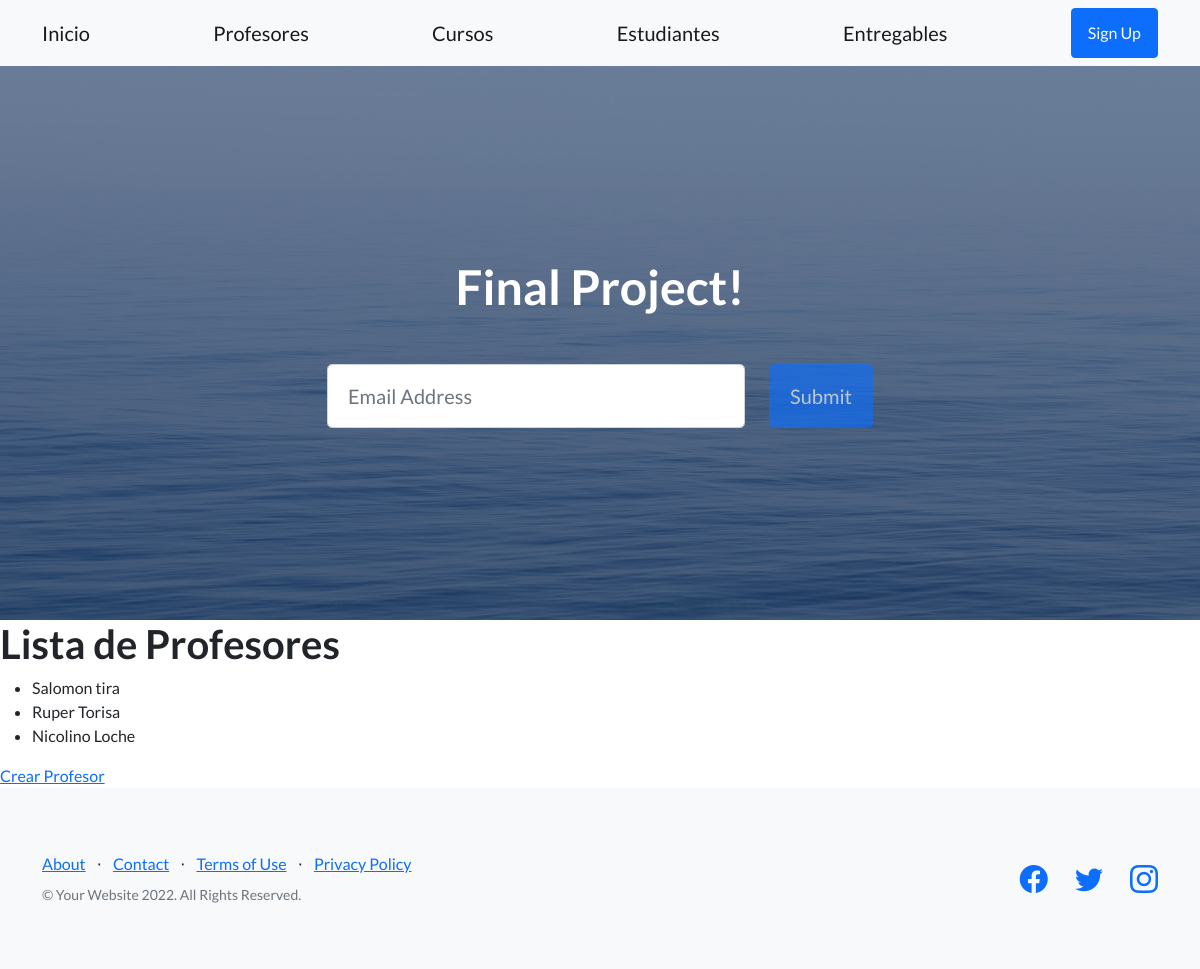
Page /app-coder/listaProfesores/ on the earlier database version.
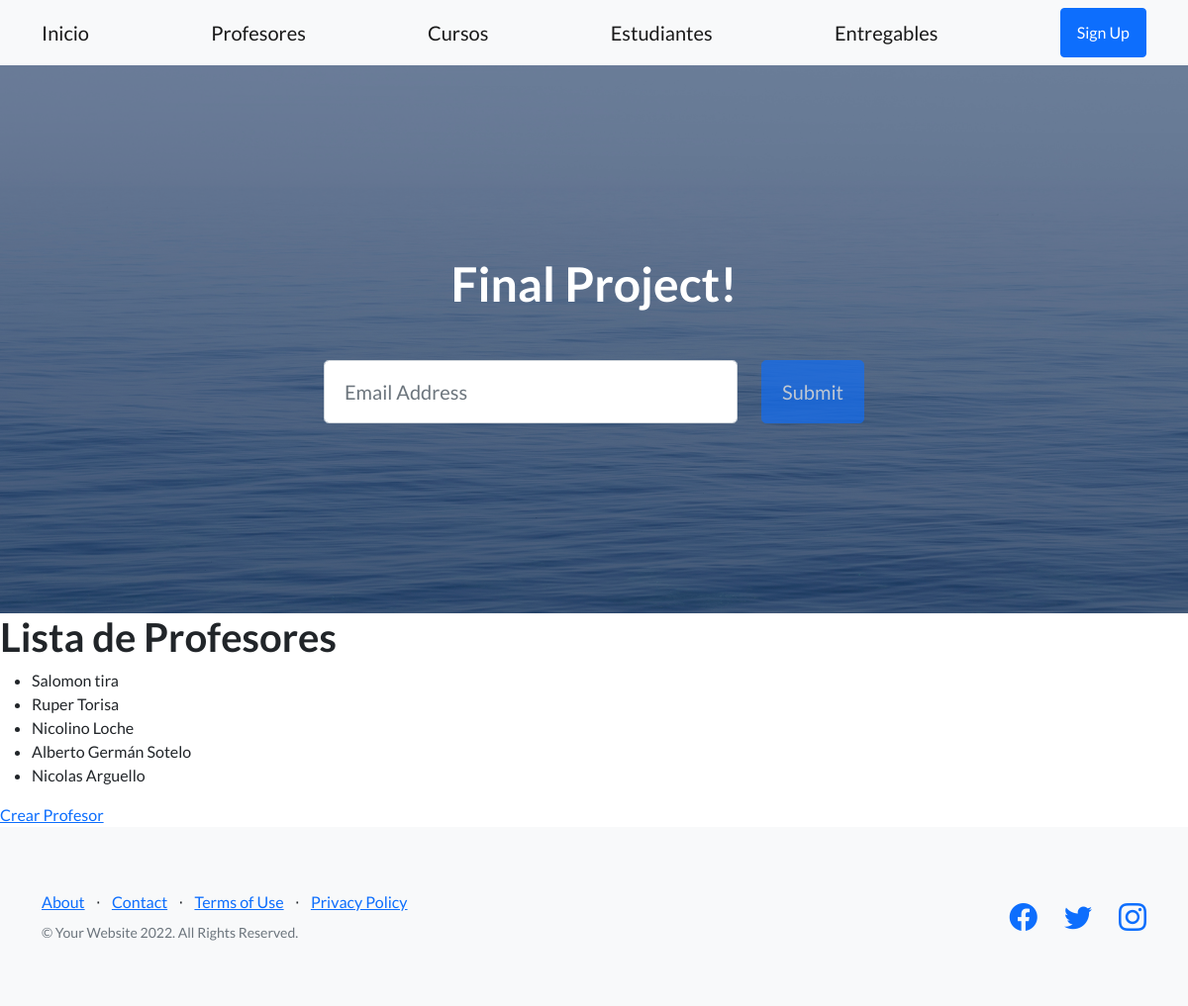
Same page on the later database version.
### App_Coder/models.py (models this page shows)
class Profesor(models.Model):
    nombre = models.CharField(max_length=50)
    apellido = models.CharField(max_length=50)
    email =   models.EmailField()
    profesion =   models.CharField(max_length=30)
    def __str__(self) -> str:
        return f'{self.nombre}  {self.apellido}'

### App_Coder/views.py (the view)
# urls.py: path('listaProfesores/', listaProfesores, name = "ListaProfesores"),
def listaProfesores(request):
    profesores = Profesor.objects.all()
    contexto = {"Profesores": profesores}
    return render(request, "leerProfesores.html", contexto)

### App_Coder/templates/leerProfesores.html
{% extends 'padre.html' %}
    {% load static %}
{% block bloque5 %}
    <h1>Lista de Profesores</h1>
    <ul>
        {% for profesor in Profesores %}
        <li>
            {{profesor}}
        </li>
        {% endfor %}
    </ul>
    <a href="{% url 'ProfesorFormulario' %}">Crear Profesor</a>
{% endblock bloque5 %}

### App_Coder/templates/padre.html (shortened to what this page needs)
<!DOCTYPE html>
<html lang="en">
    <head>
        {% load static %}
        <link href="https://cdn.jsdelivr.net/npm/bootstrap-icons@1.5.0/font/bootstrap-icons.css" rel="stylesheet" type="text/css" />
        <link href="{% static 'css/styles.css' %}" rel="stylesheet" />
    </head>
    <body>
        <nav class="navbar navbar-light bg-light static-top">
            <div class="container">
                <a class="navbar-brand" href="#!">Inicio</a>
                <a class="navbar-brand" href="#!">Profesores</a>
                <a class="navbar-brand" href="{% url 'curso' %}">Cursos</a>
                <a class="navbar-brand" href="#!">Estudiantes</a>
                <a class="navbar-brand" href="#!">Entregables</a>
                <a class="btn btn-primary" href="#signup">Sign Up</a>
            </div>
        </nav>
        <header class="masthead">
            <div class="container position-relative">
                <div class="row justify-content-center">
                    <div class="col-xl-6">
                        <div class="text-center text-white">
                            <h1 class="mb-5">Final Project!</h1>
                            <form class="form-subscribe" id="contactForm" data-sb-form-api-token="API_TOKEN">
                                <div class="row">
                                    <div class="col">
                                        <input class="form-control form-control-lg" id="emailAddress" type="email" placeholder="Email Address" data-sb-validations="required,email" />
                                    </div>
                                    <div class="col-auto"><button class="btn btn-primary btn-lg disabled" id="submitButton" type="submit">Submit</button></div>
                                </div>
                            </form>
                        </div>
                    </div>
                </div>
            </div>
        </header>
        {% block bloque5 %}
        {% endblock bloque5 %}
        <footer class="footer bg-light">
            <div class="container">
                <div class="row">
                    <div class="col-lg-6 h-100 text-center text-lg-start my-auto">
                        <ul class="list-inline mb-2">
                            <li class="list-inline-item"><a href="#!">About</a></li>
                            <li class="list-inline-item">⋅</li>
                            <li class="list-inline-item"><a href="#!">Contact</a></li>
                            <li class="list-inline-item">⋅</li>
                            <li class="list-inline-item"><a href="#!">Terms of Use</a></li>
                            <li class="list-inline-item">⋅</li>
                            <li class="list-inline-item"><a href="#!">Privacy Policy</a></li>
                        </ul>
                        <p class="text-muted small mb-4 mb-lg-0">&copy; Your Website 2022. All Rights Reserved.</p>
                    </div>
                    <div class="col-lg-6 h-100 text-center text-lg-end my-auto">
                        <ul class="list-inline mb-0">
                            <li class="list-inline-item me-4">
                                <a href="#!"><i class="bi-facebook fs-3"></i></a>
                            </li>
                            <li class="list-inline-item me-4">
                                <a href="#!"><i class="bi-twitter fs-3"></i></a>
                            </li>
                            <li class="list-inline-item">
                                <a href="#!"><i class="bi-instagram fs-3"></i></a>
                            </li>
                        </ul>
                    </div>
                </div>
            </div>
        </footer>
    </body>
</html>

Differences in the rows shown:
added Profesor: nombre+apellido "Alberto Germán Sotelo"
added Profesor: nombre+apellido "Nicolas Arguello"
